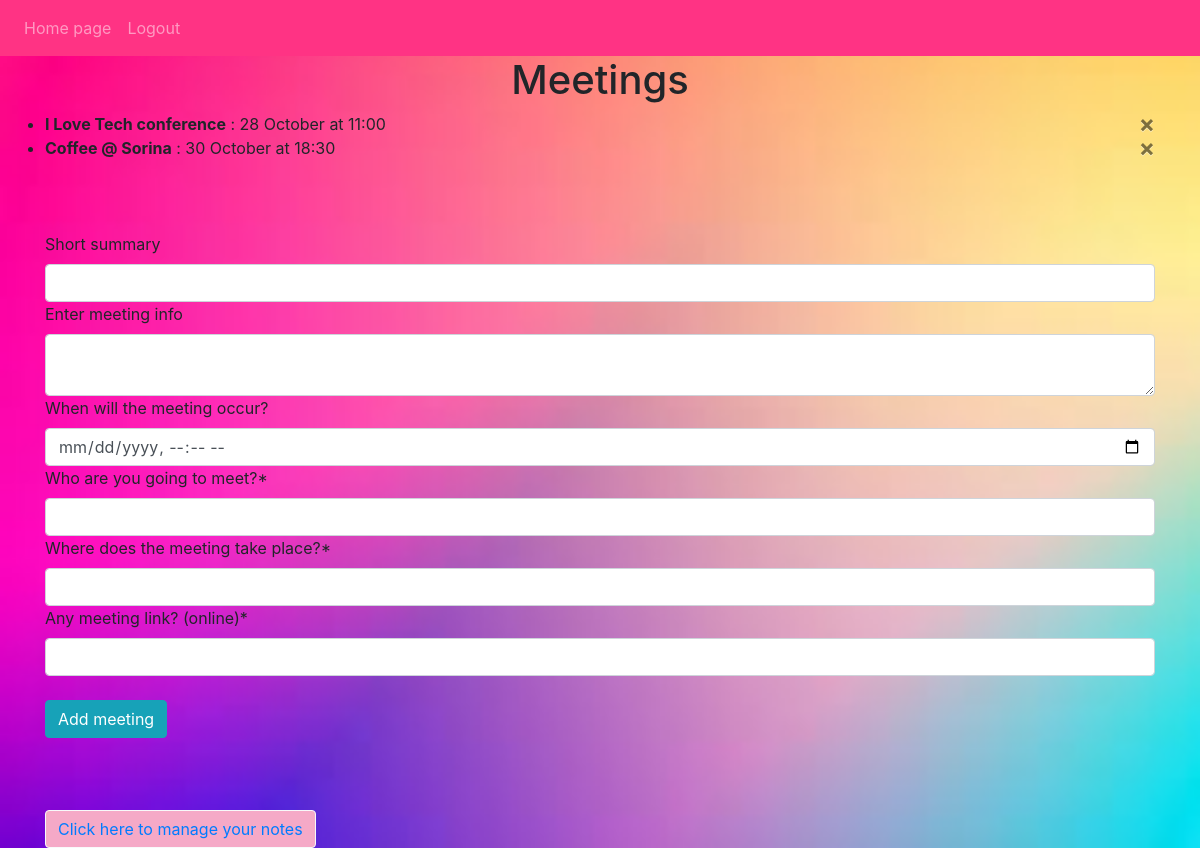
Page /meetings (signed in) on the committed database.
### planner/models.py (models this page shows)
class Meeting(db.Model):
    id = db.Column(db.Integer, primary_key=True)
    summary = db.Column(db.String(50))
    info = db.Column(db.String(1000))
    when = db.Column(db.DateTime(timezone=True))
    who = db.Column(db.String(50), nullable=True)
    place = db.Column(db.String(50), nullable=True)
    meeting_link = db.Column(db.String(1000), nullable=True)
    date_created = db.Column(db.DateTime(timezone=True), default=func.now())
    user_id = db.Column(db.Integer, db.ForeignKey("user.id"))

### planner/views.py (the view, shortened to what this page needs)
@views.route("/meetings", methods=["GET", "POST"])
@login_required
def meetings():
    return render_template("meetings.html", user=current_user)

### planner/__init__.py (called while the page is built)
def create_app():
    app = Flask(__name__)
    app.config["SECRET_KEY"] = "abcd1234efgh5678"
    app.config["SQLALCHEMY_DATABASE_URI"] = f"sqlite:///{DB_NAME}"
    db.init_app(app)
    from .auth import auth
    from .views import views
    app.register_blueprint(views, url_prefix="/")
    app.register_blueprint(auth, url_prefix="/")
    from .models import Meeting, Note, User
    with app.app_context():
        if not path.exists(f"instance/{DB_NAME}"):
            db.create_all()
            print("Created Database!")
    login_manager = LoginManager()
    login_manager.login_view = "auth.login"
    login_manager.init_app(app)
    @login_manager.user_loader
    def load_user(id):
        return User.query.get(int(id))
    return app

### planner/templates/meetings.html (shortened to what this page needs)
{% extends "base.html" %}
{% block content %}
<h1 align="center">Meetings</h1>
<ul class="list-group list-group-flush" id="notes">
    {% for meeting in user.meetings %}
    <li class="list-group-item-transparent"><b>{{ meeting.summary }}</b> :
        {{ meeting.when.day }} {{ meeting.when.strftime("%B")}} at {{ meeting.when.time().strftime("%H:%M") }}
    <button type="button"
            class="close"
            onClick="deleteMeeting({{ meeting.id }})">
        <span aria-hidden="true">&times;</span>
    </button>
    </li>
    {% endfor %}
</ul>
<br><br><br>
<form method="POST">
    <label for="summary">Short summary</label>
    <input type="text" class="form-control" id="summary" name="summary"/>
    <label for="info">Enter meeting info</label>
    <textarea name="info" id="info" class="form-control"></textarea>
    <label for="when">When will the meeting occur?</label>
    <input type="datetime-local" class="form-control" id="when" name="when"/>
    <label for="who">Who are you going to meet?*</label>
    <input type="text" class="form-control" id="who" name="who"/>
    <label for="place">Where does the meeting take place?*</label>
    <input type="text" class="form-control" id="place" name="place">
    <label for="meeting_link">Any meeting link? (online)*</label>
    <input type="text" class="form-control" id="meeting_link" name="meeting_link">
    <br>
    <button type="submit" class="btn btn-info">Add meeting</button>
</form>
<br><br><br>
<button type="button" class="btn btn-light" style="background-color: #F5A9C7;">
    <a href="/">Click here to manage your notes</a>
</button>
{% endblock %}

### planner/templates/style.css (style rules this page uses)
.list-group-item-transparent { background-color: none; }

### planner/templates/base.html (style rules this page uses)
body { background-image: url('static/background.jpeg'); background-size: cover; }

### rows in the picture
Meeting: summary "I Love Tech conference", when.day "28", when "October", when.time "11:00"
Meeting: summary "Coffee @ Sorina", when.day "30", when "October", when.time "18:30"
